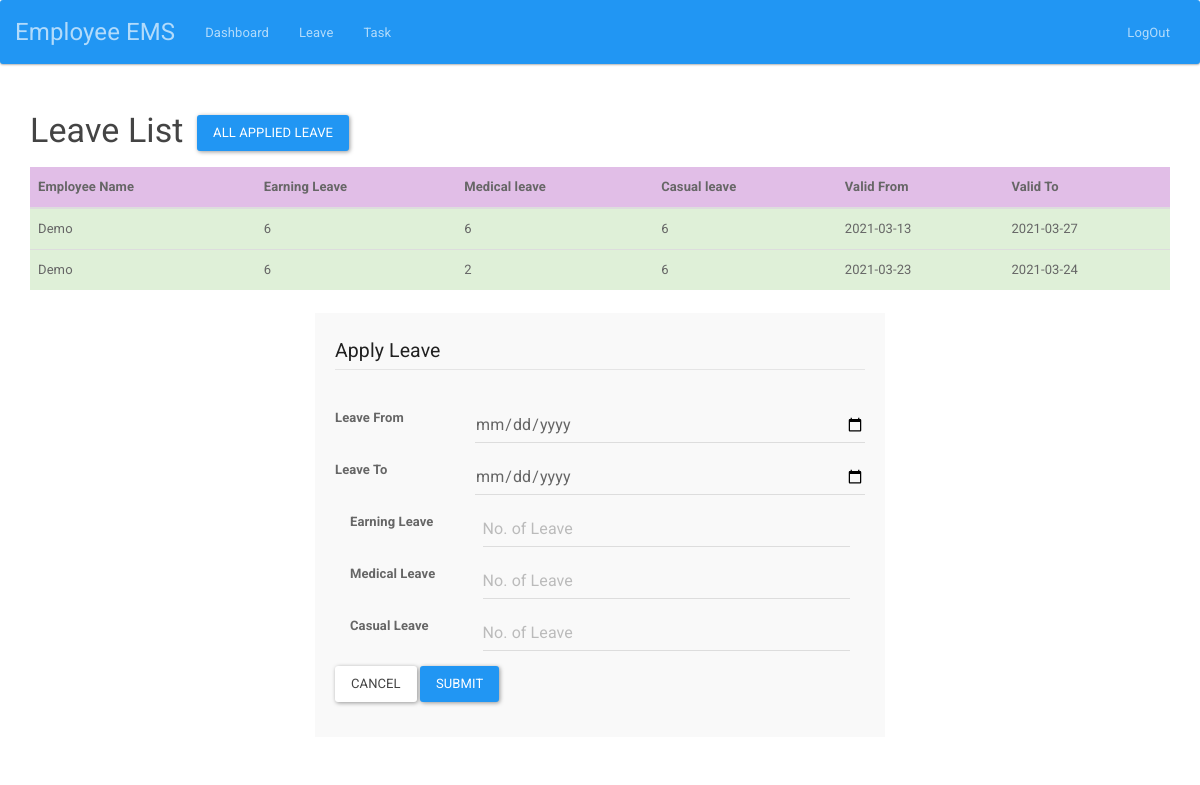
Page /employee/leave.php (signed in) on the committed database.
### tables this page shows
CREATE TABLE `assign_leave` (
  `id` int(255) NOT NULL,
  `v_from` varchar(1000) NOT NULL,
  `v_to` varchar(1000) NOT NULL,
  `e_leave` varchar(1000) NOT NULL,
  `m_leave` varchar(1000) NOT NULL,
  `c_leave` varchar(1000) NOT NULL,
  `assign_to` int(255) NOT NULL,
  `assign_by` varchar(1000) NOT NULL,
  `modified_date` timestamp NOT NULL DEFAULT current_timestamp() ON UPDATE current_timestamp()
);

CREATE TABLE `Users` (
  `user_id` int(255) NOT NULL,
  `name` varchar(1000) NOT NULL,
  `email` varchar(1000) NOT NULL,
  `password` varchar(1000) NOT NULL,
  `department` varchar(1000) NOT NULL,
  `role` varchar(100) NOT NULL,
  `created_on` timestamp(5) NOT NULL DEFAULT current_timestamp(5)
);

### employee/leave.php (the view, shortened to what this page needs)
<?php include"../authentication/auth.php"; ?>
<!DOCTYPE html>
<html>
<head>
  <link rel="stylesheet" type="text/css" href="../css/style.css">
<body>
  <?php include 'header.php'; ?>
<div class="container">
<h3>Leave List <a href="appliedleave.php" class="btn btn-primary" style="margin: 5px;">All applied Leave</a>
</h3>
<table class="table table-striped table-hover">
  <thead>
    <tr class="info">
      <th>Employee Name</th>
      <th>Earning Leave</th>
      <th>Medical leave</th>
      <th>Casual leave</th>
      <th>Valid From</th>
      <th>Valid To</th>
    </tr>
  </thead>
  <tbody>
    <?php
     $i = 1;
      $user_id=$_SESSION['user_id'];
      $query= "select * from `assign_leave` t1 join `Users` t2 on t1.assign_to=t2.user_id where t2.user_id=$user_id";
      $res=mysqli_query($conn,$query);
      $count=mysqli_num_rows($res);
      if($count>0)
      {
      while($row= mysqli_fetch_array($res))
      {
    ?>
    <tr class="success">
       <td><?php echo $row['name']; ?></td>
      <td class="eleave"><?php echo $row['e_leave']; ?></td>
      <td class="mleave"><?php echo $row['m_leave']; ?></td>
       <td class="cleave"><?php echo $row['c_leave']; ?></td>
        <td class="v_from"><?php echo $row['v_from']; ?></td>
         <td class="v_to"><?php echo $row['v_to']; ?></td>
    </tr>
   <?php $i++; }
 }else{
    echo "No Record Found";
   } ?>
  </tbody>
</table>
<div class="col-lg-6 col-xs-push-3 well">
<form class="form-horizontal" method="POST" action="applyleave.php">
  <fieldset>
    <legend>Apply Leave </legend>
    <div class="col-xs-12">
    <div class="form-group">
       <div class="form-group">
      <label for="inputName" class="col-lg-3"><b>Leave From</b></label>
      <div class="col-lg-9">
        <input type="date" name="l_from"  placeholder="dd/mm/yy" class="form-control"
        onblur="validatedate(this.value);">
      </div>
    </div>
    <div class="form-group">
      <label for="inputName" class="col-lg-3"><b>Leave To</b></label>
      <div class="col-lg-9">
        <input type="date" name="l_to"  placeholder="dd/mm/yy" class="form-control"
        onblur="validatedate(this.value);">
      </div>
    </div>
      <label for="inputName" class="col-lg-3"><b>Earning Leave</b></label>
      <div class="col-lg-9">
        <input type="text" name="eleave"  placeholder="No. of Leave" class="form-control"
        onblur="checkeleavequan(this.value);">
      </div>
    </div>
    <div class="form-group">
      <label for="inputName" class="col-lg-3"><b>Medical Leave</b></label>
      <div class="col-lg-9">
        <input type="text" name="mleave"  placeholder="No. of Leave" class="form-control"
        onblur="checkmleavequan(this.value);">
      </div>
    </div>
    <div class="form-group">
      <label for="inputName" class="col-lg-3"><b>Casual Leave</b></label>
      <div class="col-lg-9">
        <input type="text" name="cleave"  placeholder="No. of Leave" class="form-control"
        onblur="checkcleavequan(this.value);">
      </div>
    </div>
    </div>
      <div class="form-group">
      <div class="col-lg-12 ">
        <button type="reset" class="btn btn-default">Cancel</button>
        <button type="submit" class="btn btn-primary">Submit</button>
      </div>
    </div>
  </fieldset>
</form>
</div>
</div>
</body>
</html>

### rows in the picture
assign_leave: users.name "Demo", e_leave "6", m_leave "6", c_leave "6", v_from "2021-03-13", v_to "2021-03-27"
assign_leave: users.name "Demo", e_leave "6", m_leave "2", c_leave "6", v_from "2021-03-23", v_to "2021-03-24"
